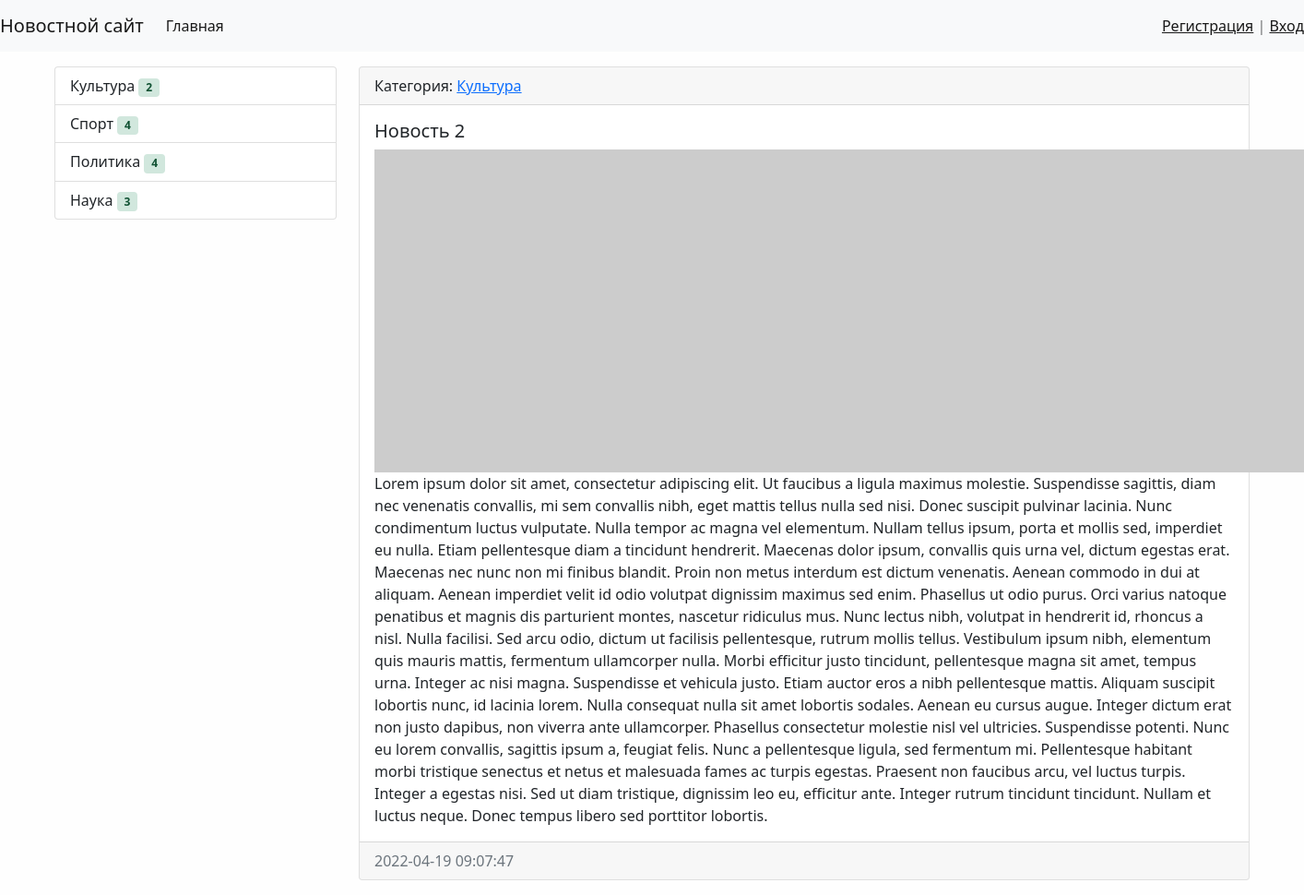
Screenshot of /news/2/ with the database file from the repository.
### news/models.py (models this page shows, shortened)
class Category(models.Model):
    title = models.CharField(max_length=150, db_index=True, verbose_name='Наименование категории')
    def get_absolute_url(self):
        return reverse('category', kwargs={"category_id": self.pk})
    def __str__(self):
        return self.title
    class Meta:
        verbose_name = 'Категория'  # наименование модели в единственном числе
        verbose_name_plural = 'Категории'
        ordering = ['title']

class News(models.Model):
    title = models.CharField(max_length=150, verbose_name='Наименование')
    content = models.TextField(blank=True, verbose_name='Контент')
    created_at = models.DateTimeField(auto_now_add=True, verbose_name='Дата публикации')
    updated_at = models.DateTimeField(auto_now=True, verbose_name='Обновлено')
    photo = models.ImageField(upload_to='photos/%Y/%m/%d/', verbose_name='Фото', blank=True)
    is_published = models.BooleanField(default=True, verbose_name='Опубликовано')
    category = models.ForeignKey('Category', on_delete=models.PROTECT, verbose_name='Категория')
    views = models.IntegerField(default=0)
    class Meta:
        verbose_name = 'Новость'  # наименование модели в единственном числе
        verbose_name_plural = 'Новости'
        ordering = ['-created_at']

### news/views.py (the view)
# urls.py: path('news/<int:pk>/', ViewNews.as_view(), name='view_news'),
class ViewNews(DetailView):
    model = News
    context_object_name = 'news_item'

### news/templatetags/news_tags.py (called while the page is built)
@register.inclusion_tag('news/list_categories.html')
def show_categories():
    categories = Category.objects.annotate(cnt=Count('news', filter=F('news__is_published'))).filter(cnt__gt=0)
    return {'categories': categories}

### news/templates/news/news_detail.html (shortened to what this page needs)
{% extends 'base.html' %}
{% block sidebar %}
{% include 'inc/_sidebar.html' %}
{% endblock %}
{% block content %}
<div class="card mb-3">
    <div class="card-header">
        Категория: <a href="{{ news_item.category.get_absolute_url }}"> {{ news_item.category }} </a>
    </div>
    <div class="card-body">
        <h5 class="card-title">{{ news_item.title }}</h5>
        {% if item.photo %}
        <img src="{{ news_item.photo.url }}" alt="" width="350" class="float-start mr-3">
        {% else %}
        <img src="https://picsum.photos/id/1060/350/320/?blur=2" alt="" class="float-start mr-3">
        {% endif %}
        <p class="card-text">{{ news_item.content|safe }}</p>
    </div>
    <div class="card-footer text-muted">
        {{ news_item.created_at|date:"Y-m-d H:i:s" }}
    </div>
</div>
{% endblock %}

### news/templates/news/list_categories.html
<div class="list-group">
    {% for item in categories %}
    <a href="{{ item.get_absolute_url }}" class="list-group-item
                 list-group-item-action">{{ item.title }}
        <span class="badge badge-primary badge-pill alert-success">{{ item.cnt }}</span>
    </a>
    {% endfor %}
</div>

### mysite/static/css/style.css (style rules this page uses)
body { background-color: #fefefe; }

### rows the page displays
Category: title "Культура", cnt "2"
Category: title "Спорт", cnt "4"
Category: title "Политика", cnt "4"
Category: title "Наука", cnt "3"
News: category "Культура", title "Новость 2", content "Lorem ipsum dolor sit amet, consectetur adipiscing elit. Ut faucibus a ligula maximus molestie. Suspendisse sagittis, diam nec venenatis convallis, mi sem convallis nibh, eget mattis tellus nulla sed nisi. Donec suscipit pulvinar lacinia. Nunc condimentum luctus vulputate. Nulla tempor ac magna vel elementum. Nullam tellus ipsum, porta et mollis sed, imperdiet eu nulla. Etiam pellentesque diam a tincidunt hendrerit. Maecenas dolor ipsum, convallis quis urna vel, dictum egestas erat. Maecenas nec nunc non mi finibus blandit. Proin non metus interdum est dictum venenatis. Aenean commodo in dui at aliquam. Aenean imperdiet velit id odio volutpat dignissim maximus sed enim. Phasellus ut odio…", created_at "2022-04-19 09:07:47"
